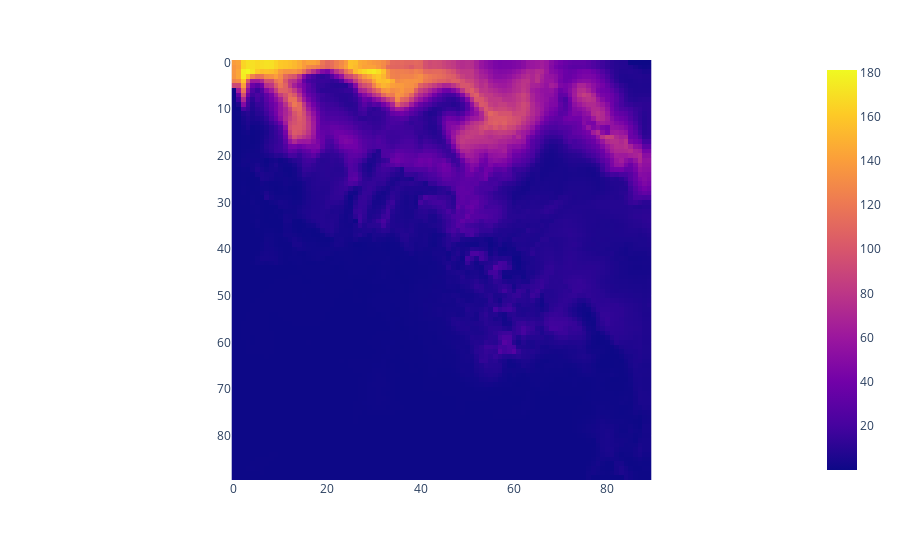

The code cell stored with this chart in its notebook:
### Code cell
import plotly.express as px

fig = px.imshow(np.array(Y[0]))
fig.show()
plotly.offline.plot(fig, filename=PATH + '/test_groundture.html', image='svg')

### Figure 1 — Plotly figure (JSON) as saved in the notebook; plotly's stock layout.template omitted (floating-point values rounded to 4 significant figures; data arrays with more than 128 entries replaced by an {"elided": "..."} marker saying what was removed)
{"data": [{"coloraxis": "coloraxis", "hovertemplate": "x: %{x}<br>y: %{y}<br>color: %{z}<extra></extra>", "name": "0", "type": "heatmap", "xaxis": "x", "yaxis": "y", "z": {"elided": "90x90 float values"}}], "layout": {"coloraxis": {"colorscale": [[0, "#0d0887"], [0.1111, "#46039f"], [0.2222, "#7201a8"], [0.3333, "#9c179e"], [0.4444, "#bd3786"], [0.5556, "#d8576b"], [0.6667, "#ed7953"], [0.7778, "#fb9f3a"], [0.8889, "#fdca26"], [1, "#f0f921"]]}, "margin": {"t": 60}, "xaxis": {"anchor": "y", "constrain": "domain", "domain": [0, 1], "scaleanchor": "y"}, "yaxis": {"anchor": "x", "autorange": "reversed", "constrain": "domain", "domain": [0, 1]}}}
